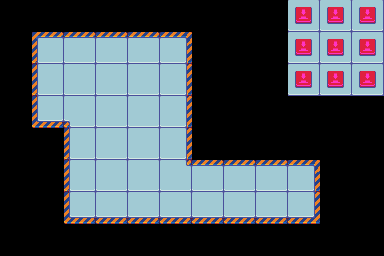

The image is a tile-based game level rendered from a .tmx file. Its description and complete source (layers, tilesets, objects, tile grids) follow:
An orthogonal 12x8 tile map with 32x32 px tiles, 2 tile layers (Tile Layer 2, Tile Layer 1).

<map version="1.2" tiledversion="1.2.1" orientation="orthogonal" renderorder="left-up" width="12" height="8" tilewidth="32" tileheight="32" infinite="0" nextlayerid="4" nextobjectid="1">
 <tileset firstgid="1" name="Map" tilewidth="32" tileheight="32" tilecount="126" columns="14">
  <image source="scifitiles-sheet_0.png" width="448" height="288" />
 </tileset>
 <layer id="3" name="Tile Layer 2" width="12" height="8">
  <data encoding="csv">
0,0,0,0,0,0,0,0,0,73,73,73,
0,0,0,0,0,0,0,0,0,73,73,73,
0,0,0,0,0,0,0,0,0,73,73,73,
0,0,0,0,0,0,0,0,0,0,0,0,
0,0,0,0,0,0,0,0,0,0,0,0,
0,0,0,0,0,0,0,0,0,0,0,0,
0,0,0,0,0,0,0,0,0,0,0,0,
0,0,0,0,0,0,0,0,0,0,0,0
</data>
 </layer>
 <layer id="1" name="Tile Layer 1" width="12" height="8">
  <data encoding="csv">
0,0,0,0,0,0,0,0,0,0,0,0,
0,6,7,7,7,8,0,0,0,0,0,0,
0,20,21,21,21,22,0,0,0,0,0,0,
0,34,10,21,21,22,0,0,0,0,0,0,
0,0,20,21,21,22,0,0,0,0,0,0,
0,0,20,21,21,23,7,7,7,8,0,0,
0,0,34,35,35,35,35,35,35,36,0,0,
0,0,0,0,0,0,0,0,0,0,0,0
</data>
 </layer>
</map>
